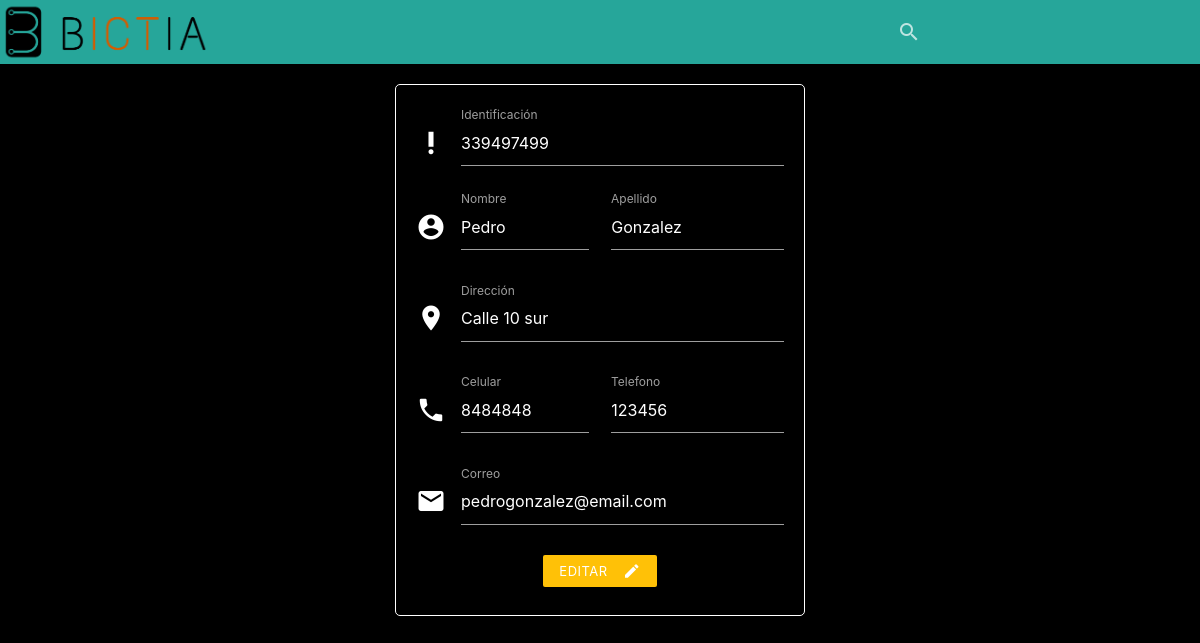
Screenshot of /editar.php?identificacion=339497499 with the database file from the repository.
### tables this page shows
CREATE TABLE `personas` (
  `identificacion` int(11) NOT NULL,
  `nombre` varchar(255) NOT NULL,
  `apellido` varchar(255) NOT NULL,
  `direccion` varchar(255) NOT NULL,
  `celular` varchar(255) NOT NULL,
  `telefono` varchar(255) NOT NULL,
  `correo` varchar(255) NOT NULL
);

### editar.php (the view, shortened to what this page needs)
<?php
require('conexion.php');
$id = $_GET['identificacion'];
$sqlQuery = "SELECT * FROM personas where identificacion = $id";
$resultado = mysqli_query($conexion, $sqlQuery);
?>
<!DOCTYPE html>
<html lang="es">
<head>
    <link rel="stylesheet" href="https://cdnjs.cloudflare.com/ajax/libs/materialize/1.0.0/css/materialize.min.css">
    <link rel="stylesheet" href="estilos.css">
</head>
<body>
    <header>
        <nav>
            <div class="nav-wrapper teal lighten-1">
                <a href="#" class="brand-logo"><img src="files/BICTIA-horizontal.png" style="height: 64px;" alt="Logo Bictia"></a>
                <nav class="teal lighten-1">
                    <div id="nav-mobile" class="right hide-on-med-and-down nav-wrapper teal lighten-1" style="margin-right: 10px;">
                        <form>
                            <div class="input-field">
                                <input id="search" type="search" required>
                                <label class="label-icon" for="search"><i class="material-icons">search</i></label>
                                <i class="material-icons">close</i>
                            </div>
                        </form>
                    </div>
                </nav>
            </div>
        </nav>
    </header>
    <?php foreach ($resultado as $persona) : ?>
        <div class="contenedor">
            <form method="POST" action="crud.php" class="col s12 formulario">
                <div class="row campo">
                    <div class="input-field col s12 campo">
                        <i class="material-icons prefix">priority_high</i>
                        <input id="identificacion" type="text" name="identificacion" value="<?php echo $persona['identificacion']; ?>" class="validate" required>
                        <label for="identificacion">Identificación</label>
                    </div>
                </div>
                <div class="row campo">
                    <div class="input-field col s6">
                        <i class="material-icons prefix">account_circle</i>
                        <input id="nombre" type="text" name="nombre" value="<?php echo $persona['nombre']; ?>" class="validate" required>
                        <label for="nombre">Nombre</label>
                    </div>
                    <div class="input-field col s6">
                        <input id="apellido" type="text" name="apellido" value="<?php echo $persona['apellido']; ?>" class="validate" required>
                        <label for="apellido">Apellido</label>
                    </div>
                </div>
                <div class="row campo">
                    <div class="input-field col s12">
                        <i class="material-icons prefix">location_on</i>
                        <input id="direccion" type="text" name="direccion" value="<?php echo $persona['direccion']; ?>" class="validate" required>
                        <label for="direccion">Dirección</label>
                    </div>
                </div>
                <div class="row campo">
                    <div class="input-field col s6">
                        <i class="material-icons prefix">phone</i>
                        <input id="celular" type="tel" name="celular" value="<?php echo $persona['celular']; ?>" class="validate" required>
                        <label for="celular">Celular</label>
                    </div>
                    <div class="input-field col s6">
                        <input id="telefono" type="tel" name="telefono" value="<?php echo $persona['telefono']; ?>" class="validate" required>
                        <label for="telefono">Telefono</label>
                    </div>
                </div>
                <div class="row campo">
                    <div class="input-field col s12">
                        <i class="material-icons prefix">email</i>
                        <input id="correo" type="email" name="correo" value="<?php echo $persona['correo']; ?>" class="validate" required>
                        <label for="correo">Correo</label>
                    </div>
                </div>
                <div class="botones">
                    <button class="btn amber waves-effect waves-light btn-small" type="submit" name="action" value="editar">Editar
                        <i class="material-icons right">edit</i>
                    </button>
                </div>
            </form>
        </div>
    <?php endforeach ?>
</body>
</html>

### estilos.css (style rules this page uses)
body { background-color: black; }
.contenedor { width: 100%; display: flex; flex-direction: row; flex-wrap: wrap; justify-content: space-around; }
.formulario { margin: 20px; padding: 20px; width: 410px; background-color: black; border-radius: 5px; border: solid 1px white; }
.campo { margin-top: 0.5rem; margin-bottom: 0.5rem; }
.campo i, label, input { color: white; }
.botones { width: 100%; display: flex; flex-direction: row; flex-wrap: wrap; justify-content: space-around; margin-top: 0.5rem; margin-bottom: 0.5rem; margin-left: 0; margin-right: 0; }

### rows the page displays
personas: identificacion "339497499", nombre "Pedro", apellido "Gonzalez", direccion "Calle 10 sur", celular "8484848", telefono "123456", correo "pedrogonzalez@email.com"
